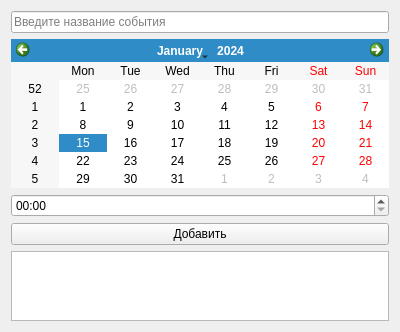
<?xml version="1.0" encoding="UTF-8"?>
<ui version="4.0">
 <class>SchedulerApp</class>
 <widget class="QWidget" name="SchedulerApp">
  <property name="geometry">
   <rect>
    <x>0</x>
    <y>0</y>
    <width>400</width>
    <height>300</height>
   </rect>
  </property>
  <property name="windowTitle">
   <string>Ежедневник</string>
  </property>
  <layout class="QVBoxLayout" name="verticalLayout">
   <item>
    <widget class="QLineEdit" name="eventNameLineEdit">
     <property name="placeholderText">
      <string>Введите название события</string>
     </property>
    </widget>
   </item>
   <item>
    <widget class="QCalendarWidget" name="calendarWidget"/>
   </item>
   <item>
    <widget class="QTimeEdit" name="timeEdit">
     <property name="displayFormat">
      <string>hh:mm</string>
     </property>
    </widget>
   </item>
   <item>
    <widget class="QPushButton" name="addButton">
     <property name="text">
      <string>Добавить</string>
     </property>
    </widget>
   </item>
   <item>
    <widget class="QListWidget" name="eventListWidget"/>
   </item>
  </layout>
 </widget>
</ui>
